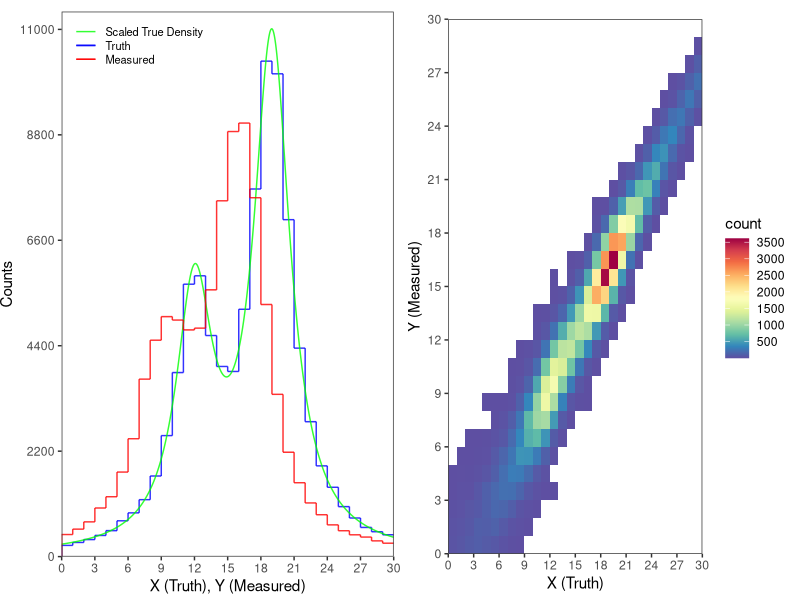

R code for this plot: (Note: this script raises an error after producing the figure.)
## ---- chunk 1
library(tidyverse)
library(gridExtra)
library(knitr)
library(RColorBrewer)
library(gtools)
## ---- chunk 2
# Assume 100000 events
nsim <- 100000

# Two possible types of processes with different means but equal variances
loc1 <- 12
loc2 <- 19
sc <- 2

# Event 1 is 1/3 as likely to occur as event 2
p <- 1/3

x1 <- rcauchy(nsim, location = loc1, scale = sc)
x2 <- rcauchy(nsim, location = loc2, scale = sc)
z <- rbernoulli(nsim, p)
x <- z*x1 + (1-z)*x2

# Add Smearing
#ermu <- -3
ermu <- -2*(log(abs(x)+1))^(1/3)
#ersd <- 1
ersd <- 2*exp(-abs(x)/30)
y <- x + rnorm(nsim, mean = ermu, sd = ersd)
#y <- y[y>0 & y<30]
ydetected <- rbinom(length(y),1,(1-exp(-abs(y)/80))^(1/4)) == 1

# Binned representation
xymin <- 0
xymax <- 30
xyaxisstep <- 3

sims <- tibble("Truth" = x,
               "Measured" = y,
               "Detected" = ydetected)

step_hist_notfolded <- hist(x[which(x > xymin & x < xymax)], breaks = seq(xymin,xymax,1), plot = F)
step_hist_folded <- hist(y[which(y > xymin & y < xymax)], breaks = seq(xymin,xymax,1), plot = F)

fmax <- 1.075*max(c(step_hist_folded$density,step_hist_notfolded$density))
fmax_count <- 1.1*max(c(step_hist_folded$count,step_hist_notfolded$count))

step_hist <- 
  tibble(binLow = c(step_hist_folded$breaks[-length(step_hist_folded$breaks)],
                    step_hist_notfolded$breaks[-length(step_hist_notfolded$breaks)]),
         binHigh = c(step_hist_folded$breaks[-1],step_hist_notfolded$breaks[-1]),
         CountsL = c(c(0,step_hist_folded$counts[-length(step_hist_folded$counts)]),
                     c(0,step_hist_notfolded$counts[-length(step_hist_notfolded$counts)])),
         Counts = c(step_hist_folded$counts,step_hist_notfolded$counts),
         DensityL = c(c(0,step_hist_folded$density[-length(step_hist_folded$density)]),
                      c(0,step_hist_notfolded$density[-length(step_hist_notfolded$density)])),
         Density = c(step_hist_folded$density,step_hist_notfolded$density),
         Treatment = c(rep("folded", length(step_hist_folded$density)),
                       rep("not folded", length(step_hist_notfolded$density))))


# Continuous representation
X <- seq(xymin,xymax,0.01)
nx <- length(X)

fx = (1/3)*dcauchy(X, location=loc1, scale=sc) + 
     (2/3)*dcauchy(X, location=loc2, scale=sc)

fx_data <- tibble(X = X,
                  Density = fx)

# Plotting
comp <- ggplot(data = step_hist) + 
  theme_bw() +
  geom_segment(data = filter(step_hist, Treatment == "not folded"),
               mapping = aes(x = binLow,
                             y = Counts,
                          xend = binHigh,
                          yend = Counts,
                          color = "Truth"), 
               alpha = 0.8) +
  geom_segment(data = filter(step_hist, Treatment == "not folded"),
               mapping = aes(x = binLow,
                             y = CountsL,
                          xend = binLow,
                          yend = Counts,
                          color = "Truth"), 
               alpha = 0.8) +
  geom_line(data = fx_data,
            mapping = aes(x = X, 
                          y = nsim*Density,
                          color = "Scaled True Density"), 
            alpha = 0.8) +
  geom_segment(data = filter(step_hist, Treatment == "folded"),
               mapping = aes(x = binLow,
                             y = Counts,
                          xend = binHigh,
                          yend = Counts,
                          color = "Measured"), 
               alpha = 0.8) +
  geom_segment(data = filter(step_hist, Treatment == "folded"),
               mapping = aes(x = binLow,
                             y = CountsL,
                          xend = binLow,
                          yend = Counts,
                          color = "Measured"), 
               alpha = 0.8) +
  scale_x_continuous(breaks = seq(xymin,xymax,xyaxisstep), 
                     limits = c(xymin,xymax), 
                     expand = c(0,0)) +
  scale_y_continuous("Counts",
                     limits = c(0,fmax_count), expand = c(0,0),
                     breaks = seq(0,ceiling(fmax_count),
                                  floor(fmax_count/1000)*200)) +
  labs(x = "X (Truth), Y (Measured)", y = "", title = element_blank()) +
  scale_color_manual(name = NA,
                     breaks = c("Scaled True Density",
                                "Truth",
                                "Measured"),
                     values = c("Scaled True Density" = "green",
                                "Truth" = "blue",
                                "Measured" = "red")) +
  theme(panel.grid.major = element_blank(), 
        panel.grid.minor = element_blank(), 
        plot.margin = margin(0, 0.16, 0.12, 0, "cm"),
        legend.text = element_text(size = 8),
        legend.title = element_blank(),
        legend.position = c(.45, 0.99),
        legend.justification = c("right", "top"),
        legend.box.just = "left",
        legend.key.height = unit(10,"points"))

rf <- colorRampPalette(rev(brewer.pal(11,'Spectral')))
r <- rf(32)

migration <- ggplot(filter(sims, Truth <= 30 & Truth >= 0 &
                             Measured <= 30 & Measured >= 0)) +
  scale_x_continuous(breaks = seq(xymin,xymax,xyaxisstep), 
                     limits = c(xymin,xymax), 
                     expand = c(0,0)) +
  scale_y_continuous(breaks = seq(xymin,xymax,xyaxisstep), 
                     limits = c(xymin,xymax), 
                     expand = c(0,0)) +
  theme_bw() + theme(panel.grid.major = element_blank(), 
                     panel.grid.minor = element_blank()) +
  scale_fill_gradientn(colours = r, 
                       breaks = seq(0,4000,500)) +
  stat_bin2d(mapping = aes(x = Truth, 
                           y = Measured), 
             breaks = list(x = seq(0,30,1),
                           y = seq(0,30,1))) +
  labs(x = "X (Truth)", y = "Y (Measured)",
       title = element_blank())

grid.arrange(comp, migration, ncol = 2)
## ---- chunk 3
# Number of "causes" and "effects"
nc <- ne <-  40

# Get migration counts from stored ggplot and create smearing matrix
smear_data <- ggplot_build(smear_m)$data[[1]]
smearing_matrix <- matrix(rep(0,nc*(ne+1)), ncol = nc)
for( i in 1:nrow(smear_data)){
  smearing_matrix[cbind(smear_data$xbin, (ne+2)-smear_data$ybin)[i,2],
                  cbind(smear_data$xbin, (ne+2)-smear_data$ybin)[i,1]] <- smear_data$value[i]
}
smearing_matrix_normcols <- smearing_matrix / 
  matrix(rep(apply(smearing_matrix, MARGIN = 2, sum),ne+1), nrow=ne+1, byrow = T)

# Get observed number of events per effect
xE1 <- smearing_matrix %*% rep(1,nc)

# Number of samples drawn from each posterior distribution
nsamp <- 10
Lamb1 <- theta1 <- invMig1 <- list(NA)
xC1 <- efficiency1 <- mu1 <- intmu1 <- matrix(rep(NA,nsamp*nc), ncol=nsamp)
for(i in 1:nsamp){
  # New smearing matrices sampled from Dirichlet posterior
  Lamb1[[i]] <- matrix(unlist(map(1:nc, ~ t(rdirichlet(1, exp(-abs(.-1:(ne+1)))+
                                                             smearing_matrix[,.])))), nrow=ne+1)
  # Efficiencies calculated for each 
  efficiency1[,i] <- apply(Lamb1[[i]][-(ne+1),], MARGIN = 2, sum)
  # Apply Bayes' theorem to get P(C|E)
  theta1[[i]] <- t(Lamb1[[i]][-(ne+1),]/(matrix(rep(apply(Lamb1[[i]][-(ne+1),],
                                                          MARGIN = 1, sum), nc), ncol=nc)))
  mu1[,i] <- map_dbl(xE1[-(ne+1)], ~ rgamma(1,1+.,1))
  intmu1[,i] <- round(mu1[,i])
  intmu1[,i][which(intmu1[,i]==0)] <- 1
  invMig1[[i]] <- matrix(unlist(map(1:ne, ~ rmultinom(n=1,size=intmu1[.,i], 
                                                     prob=theta1[[i]][,.]))),nrow=ne)
  xC1[,i] <- (apply(invMig1[[i]],MARGIN=1, sum)/
                efficiency1[,i])*(mu1[,i]/intmu1[,i])
}

step_hist$barlow <- rep(0,nc+ne)
step_hist$barhigh <- rep(0,nc+ne)

step <- filter(step_hist, Treatment == "truth")
step$Counts <- apply(xC1, MARGIN=1, mean)
step$CountsL[-1] <- apply(xC1, MARGIN=1, mean)[-nc]
step$Treatment <- "1 iteration"
step$Density <- apply(xC1, MARGIN=1, mean)/sum(apply(xC1, MARGIN=1, mean))
step$DensityL[-1] <- step$Density[-nc]
step$barlow <- apply(xC1, MARGIN=1, FUN=quantile, probs=0.025)
step$barhigh <- apply(xC1, MARGIN=1, FUN=quantile, probs=0.975)
step_hist_iter1 <- rbind(step_hist,step)

ymax_count <- 1.1*max(step_hist_iter1$Counts)

it1 <- ggplot(data = step_hist_iter1) + 
  theme_bw() +
  geom_rect(mapping = aes(xmin = binLow,
                          ymin = barlow,
                          xmax = binHigh,
                          ymax = barhigh,
                          fill = Treatment),
            alpha=0.2) +
  geom_segment(mapping = aes(x = binLow,
                             y = Counts,
                          xend = binHigh,
                          yend = Counts,
                          color = Treatment),
               alpha=0.7) +
  geom_segment(mapping = aes(x = binLow,
                             y = CountsL,
                          xend = binLow,
                          yend = Counts,
                          color = Treatment), 
               alpha=0.7) +
  scale_x_continuous(breaks = seq(-10,10,2), 
                     limits = c(-10,10), 
                     expand = c(0,0)) +
  scale_y_continuous("Counts", limits = c(0,ymax_count), expand = c(0,0),
                     breaks = seq(0,ceiling(ymax_count), ceiling(ymax_count/1000)*100)) +
  labs(x="X", y="", title="1 Iteration") +
  scale_color_manual(values=c("orange","red","blue")) +
  scale_fill_manual(values=c("orange","red","blue")) +
  theme(panel.grid.major = element_blank(), panel.grid.minor = element_blank())
## ---- chunk 4
# Get observed number of events per effect
xE2 <- xC1

# Number of samples drawn from posterior distribution
Lamb2 <- efficiency2 <- theta2 <- invMig2 <- list(NA)
xC2 <- efficiency2 <- mu2 <- intmu2 <- matrix(rep(NA,nsamp*nsamp*nc), ncol=nsamp*nsamp)
for(i in 1:nsamp){
  for(j in 1:nsamp){
    # New smearing matrices sampled from Dirichlet posterior
    Lamb2[[(i-1)*nsamp+j]] <- 
      matrix(unlist(map(1:nc, ~ t(rdirichlet(1,exp(-abs(.-1:(ne+1)))+smearing_matrix[,.]+c(invMig1[[i]][.,],0))))), 
             nrow=ne+1)
    # Efficiencies calculated for each 
    efficiency2[,(i-1)*nsamp+j] <- apply(Lamb2[[(i-1)*nsamp+j]][-(ne+1),],MARGIN=2, sum)
    # Apply Bayes' theorem to get P(C|E)
    theta2[[(i-1)*nsamp+j]] <- t((Lamb2[[(i-1)*nsamp+j]][-(ne+1),]*matrix(rep(xC1[,i], nc),byrow=T,ncol=nc))/
                                (matrix(rep(Lamb2[[(i-1)*nsamp+j]][-(ne+1),] %*% 
                                              xC1[,i], nc), ncol=nc)))
  
    mu2[,(i-1)*nsamp+j] <- map_dbl(1:ne, ~ rgamma(1,1+xE1[.]+xE2[.,j],2))
    intmu2[,(i-1)*nsamp+j] <- round(mu2[,(i-1)*nsamp+j])
    intmu2[,(i-1)*nsamp+j][which(intmu2[,(i-1)*nsamp+j]==0)] <- 1
    invMig2[[(i-1)*nsamp+j]] <- matrix(unlist(map(1:ne,~rmultinom(n=1,size=intmu2[.,(i-1)*nsamp+j], 
                                                                  prob=theta2[[(i-1)*nsamp+j]][,.]))),nrow=ne)
    xC2[,(i-1)*nsamp+j] <- (apply(invMig2[[(i-1)*nsamp+j]],MARGIN=1,sum)/efficiency2[,(i-1)*nsamp+j])*
      (mu2[,(i-1)*nsamp+j]/intmu2[,(i-1)*nsamp+j])
  }
}

step <- filter(step_hist, Treatment == "truth")
step$Counts <- apply(xC2, MARGIN=1, mean)
step$CountsL[-1] <- apply(xC2, MARGIN=1, mean)[-nc]
step$Treatment <- "2 iterations"
step$Density <- apply(xC2, MARGIN=1, mean)/sum(apply(xC2, MARGIN=1, mean))
step$DensityL[-1] <- step$Density[-nc]
step$barlow <- apply(xC2, MARGIN=1, FUN=quantile, probs=0.025)
step$barhigh <- apply(xC2, MARGIN=1, FUN=quantile, probs=0.975)
step_hist_iter2 <- rbind(step_hist,step)

ymax_count <- 1.1*max(step_hist_iter2$Counts,step_hist_iter2$barhigh)

it2 <- ggplot(data = step_hist_iter2) + 
  theme_bw() +
  geom_rect(mapping = aes(xmin = binLow,
                          ymin = barlow,
                          xmax = binHigh,
                          ymax = barhigh,
                          fill = Treatment),
            alpha=0.2) +
  geom_segment(mapping = aes(x = binLow,
                             y = Counts,
                          xend = binHigh,
                          yend = Counts,
                          color = Treatment),
               alpha=0.7) +
  geom_segment(mapping = aes(x = binLow,
                             y = CountsL,
                          xend = binLow,
                          yend = Counts,
                          color = Treatment), 
               alpha=0.7) +
  scale_x_continuous(breaks = seq(-10,10,2), 
                     limits = c(-10,10), 
                     expand = c(0,0)) +
  scale_y_continuous("Counts", limits = c(0,ymax_count), expand = c(0,0),
                     breaks = seq(0,ceiling(ymax_count), ceiling(ymax_count/1000)*100)) +
  labs(x="X", y="", title="2 Iterations") +
  scale_color_manual(values=c("orange","red","blue")) +
  scale_fill_manual(values=c("orange","red","blue")) +
  theme(panel.grid.major = element_blank(), panel.grid.minor = element_blank())
## ---- chunk 5
# Get observed number of events per effect
xE3 <- xC2

# Number of samples drawn from posterior distribution
Lamb3 <- efficiency3 <- theta3 <- invMig3 <- list(NA)
xC3 <- efficiency3 <- mu3 <- intmu3 <- matrix(rep(NA,nc*nsamp^3), ncol=nsamp^3)
for(i in 1:nsamp){
  for(j in 1:nsamp){
    for(k in 1:nsamp){
      # New smearing matrices sampled from Dirichlet posterior
      Lamb3[[(i-1)*nsamp^2+(j-1)*nsamp+k]] <- 
        matrix(unlist(map(1:nc, ~ t(rdirichlet(1,exp(-abs(.-1:(ne+1)))+smearing_matrix[,.]+
                                                 c(invMig1[[i]][.,],0)+c(invMig2[[(j-1)*nsamp+k]][.,],0))))), 
               nrow=ne+1)
      # Efficiencies calculated for each 
      efficiency3[,(i-1)*nsamp^2+(j-1)*nsamp+k] <- 
        apply(Lamb3[[(i-1)*nsamp^2+(j-1)*nsamp+k]][-(ne+1),],MARGIN=2, sum)
      # Apply Bayes' theorem to get P(C|E)
      theta3[[(i-1)*nsamp^2+(j-1)*nsamp+k]] <- 
        t((Lamb3[[(i-1)*nsamp^2+(j-1)*nsamp+k]][-(ne+1),]*
             matrix(rep(xC3[,(j-1)*nsamp+k], nc),byrow=T,ncol=nc))/
            (matrix(rep(Lamb3[[(i-1)*nsamp^2+(j-1)*nsamp+k]][-(ne+1),] %*% 
                          xC3[,(j-1)*nsamp+k], nc), ncol=nc)))
    
      mu3[,(i-1)*nsamp^2+(j-1)*nsamp+k] <- 
        map_dbl(1:ne, ~ rgamma(1,1+xE1[.]+xE2[.,k]+xE3[(j-1)*nsamp+k],3))
      intmu3[,(i-1)*nsamp^2+(j-1)*nsamp+k] <- 
        round(mu3[,(i-1)*nsamp^2+(j-1)*nsamp+k])
      intmu3[,(i-1)*nsamp^2+(j-1)*nsamp+k][which(intmu3[,(i-1)*nsamp^2+(j-1)*nsamp+k]==0)] <- 1
      invMig3[[(i-1)*nsamp^2+(j-1)*nsamp+k]] <- 
        matrix(unlist(map(1:ne,~rmultinom(n=1,size=intmu3[.,(i-1)*nsamp^2+(j-1)*nsamp+k], 
                                          prob=theta2[[(i-1)*nsamp+j]][,.]))),nrow=ne)
      xC3[,(i-1)*nsamp^2+(j-1)*nsamp+k] <- 
        (apply(invMig3[[(i-1)*nsamp^2+(j-1)*nsamp+k]],MARGIN=1,sum)/efficiency3[,(i-1)*nsamp^2+(j-1)*nsamp+k])*
        (mu3[,(i-1)*nsamp^2+(j-1)*nsamp+k]/intmu3[,(i-1)*nsamp^2+(j-1)*nsamp+k])
    }
  }
}

step <- filter(step_hist_iter1, Treatment == "truth")
step$Counts <- apply(xC3, MARGIN=1, mean)
step$CountsL[-1] <- apply(xC3, MARGIN=1, mean)[-nc]
step$Treatment <- "3 iterations"
step$Density <- apply(xC3, MARGIN=1, mean)/sum(apply(xC3, MARGIN=1, mean))
step$DensityL[-1] <- step$Density[-nc]
step$barlow <- apply(xC3, MARGIN=1, FUN=quantile, probs=0.025)
step$barhigh <- apply(xC3, MARGIN=1, FUN=quantile, probs=0.975)
step_hist_iter3 <- rbind(step_hist,step)

ymax_count <- 1.1*max(step_hist_iter3$Counts,step_hist_iter2$barhigh)

it3 <- ggplot(data = step_hist_iter3) + 
  theme_bw() +
  geom_rect(mapping = aes(xmin = binLow,
                          ymin = barlow,
                          xmax = binHigh,
                          ymax = barhigh,
                          fill = Treatment),
            alpha=0.2) +
  geom_segment(mapping = aes(x = binLow,
                             y = Counts,
                          xend = binHigh,
                          yend = Counts,
                          color = Treatment),
               alpha=0.7) +
  geom_segment(mapping = aes(x = binLow,
                             y = CountsL,
                          xend = binLow,
                          yend = Counts,
                          color = Treatment), 
               alpha=0.7) +
  scale_x_continuous(breaks = seq(-10,10,2), 
                     limits = c(-10,10), 
                     expand = c(0,0)) +
  scale_y_continuous("Counts", limits = c(0,ymax_count), expand = c(0,0),
                     breaks = seq(0,ceiling(ymax_count), ceiling(ymax_count/1000)*100)) +
  labs(x="X", y="", title="3 Iterations") +
  scale_color_manual(values=c("orange","red","blue")) +
  scale_fill_manual(values=c("orange","red","blue")) +
  theme(panel.grid.major = element_blank(), panel.grid.minor = element_blank())
